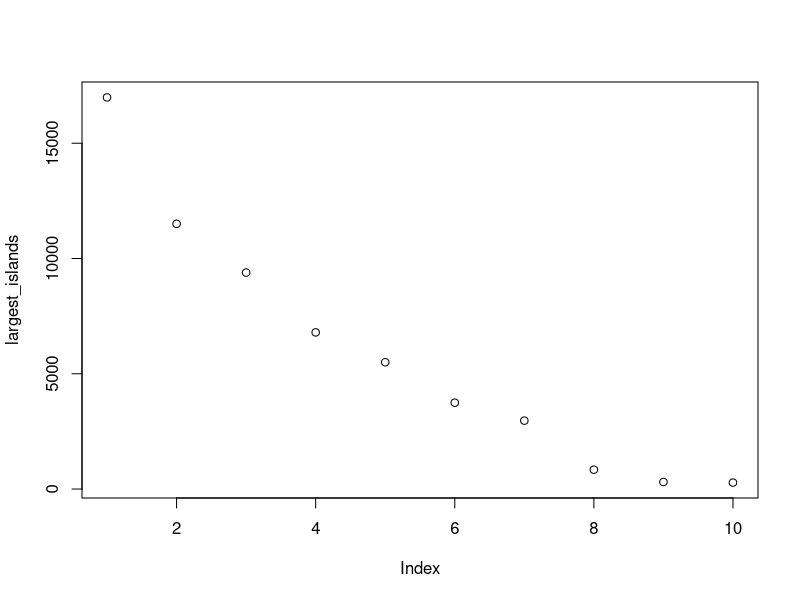
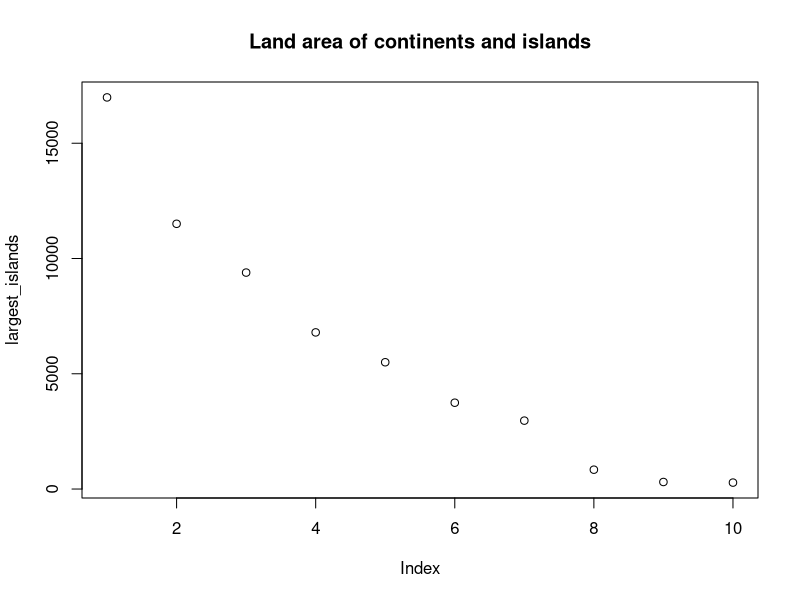
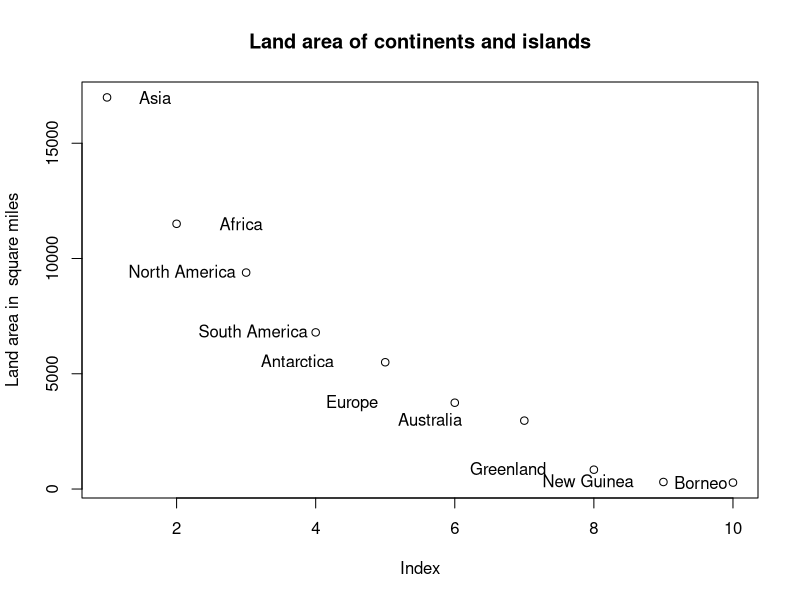

R code for these plots, in order:
# Plots


?islands     # built in vector of the areas in thousands of square miles 
# of the landmasses which exceed 10,000 square miles.

# the following subsets the islands vector to ten largest landmasses 
# decreasing order
largest_islands <- head(sort(islands, decreasing = TRUE), 10)


plot(largest_islands)

# main = " "  <- adds a title
plot(largest_islands, main = "Land area of continents and islands")

# until we put the closing parenthesis R is going to know that the
# function will continue, so we can put code in another row for readability)
# the ylab <- parameter can be used to override the y axis label
plot(largest_islands, main = "Land area of continents and islands",
     ylab = "Land area in  square miles")

# adds text labels to a plot
# adj = c(x,y)) <- position from the coordinates
# x/y = 0.5 (middle)
text(largest_islands[1:2], labels = names(largest_islands[1:2]), adj = c(-1,0.5))
text(largest_islands[3:9], labels = names(largest_islands[3:9]), adj = c(-0.2,0.4))
text(largest_islands[10], labels = names(largest_islands[10]), adj = c(-10.7,0.5))








